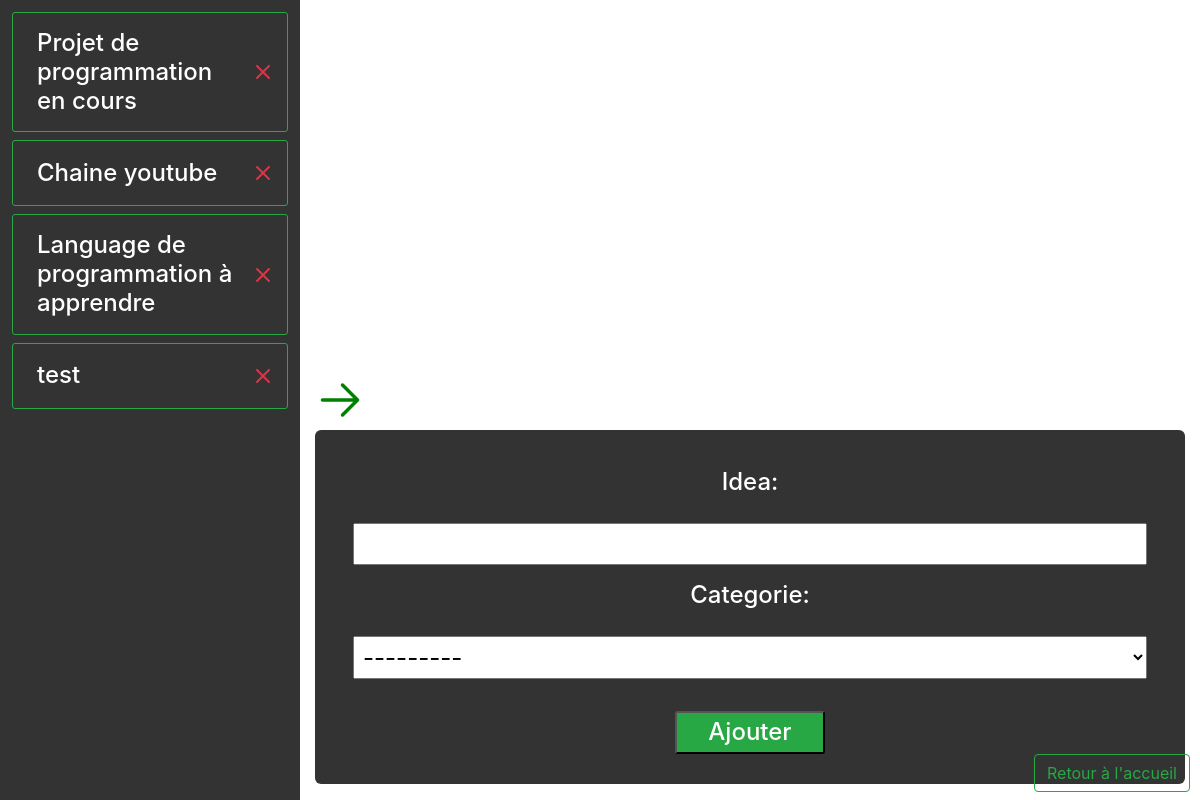
Screenshot of /gestionnaire/edit/269 with the database file from the repository.
### Le_gestionnaire_app/models.py (models this page shows)
class main_idea_model(models.Model):
    idea = models.CharField(max_length=50)
    date = models.DateTimeField(default=timezone.now)
    def __str__(self):
        return self.idea

### Le_gestionnaire_app/views.py (the view)
# urls.py: path("edit/<int:id>", views.main_ideaEdit_view, name="getionnaireEdit"),
def main_ideaEdit_view(request, id):
    main_ideas = main_idea_model.objects.all()
    main_idea = main_idea_model.objects.get(id=id)
    second_ideas = second_idea_model.objects.filter(categorie__idea=main_idea.idea)
    second_form = second_idea_form(request.POST)
    if second_form.is_valid():
        second_form.save()
    return render (request, 'Le_gestionnaire_app/Le_gestionnaire_second.html', {'main_ideas':main_ideas, 'main_idea':main_idea, 'second_ideas':second_ideas, 'second_form':second_form})

### Le_gestionnaire_app/forms.py
class second_idea_form(forms.ModelForm):
    class Meta:
        model = second_idea_model
        fields = ('idea','categorie',)

### Le_gestionnaire_app/templates/Le_gestionnaire_app/Le_gestionnaire_second.html (shortened to what this page needs)
<!doctype html>
<html lang="fr">
  <head>
    <link rel="stylesheet" href="https://stackpath.bootstrapcdn.com/bootstrap/4.5.2/css/bootstrap.min.css">
    {% load static %}
    <link rel="stylesheet" href="{% static 'Le_gestionnaire_app/Le_gestionnaireC.css'%}"/>
  </head>
  <body>
    <a class="retour mb-2" href="{% url 'getionnaire' %}"><button type="button" class="btn btn-outline-success">Retour à l'accueil</button></a>
    <div class="projetVie__fleche position-absolute" >
    </div>
    <div class="container-fluid ">
      <div class="row">
        <div class="col-3 w-100 p-2 blockMainIdea">
          <ul class="nav">
            {% for main_idea in main_ideas %}
              <li class="nav-item d-flex justify-content-between align-items-center w-100 m-1 p-2 border border-success      blockMainIdea__nav__item">
                <a class="nav-link h4 m-0 pr-0 text-white" href="{% url 'getionnaireEdit' main_idea.id %}">{{main_idea.idea}}</a>
                <a id="{{main_idea.id}}" class="nav-link d-flex justify-content-center align-items-center px-0      blockMainIdea__nav__item__buttonCroix" href="#">
                </a>
              </li>
            {% empty %}
            <a class="nav-link h3 text-white">Aucune idée</a>
            {% endfor %}
          </ul>
        </div>
        <div class="col-9 d-flex flex-column justify-content-between      containerCard__secondIdeaForm">
          <form action="{% url 'getionnaireEdit' main_idea.id %}" method="post" class="d-flex flex-column w-100 my-3">
            <a class="form__text h4 p-2">{{second_form.as_p}}</a>
            <input type="submit" value="Ajouter" class="form__buttonSubmit h4 bg-success text-white"/>
          </form>
        </div>
      </div>
      <div class="row">
        <div class="col-12 position-absolute w-100 h-100 projetVie__page flex-column d-flex justify-content-center align-items-center">
          <div class="projetVie__page__cardBlock d-flex flex-wrap justify-content-center align-items-center">
            <div class="card m-2 text-center" style="width: 18rem;">
              <div class="card-body">
                <svg width="5em" height="5em" viewBox="0 0 16 16" class="bi bi-person-fill" fill="green" xmlns="http://www.w3.org/2000/svg">
                  <path fill-rule="evenodd" d="M3 14s-1 0-1-1 1-4 6-4 6 3 6 4-1 1-1 1H3zm5-6a3 3 0 1 0 0-6 3 3 0 0 0 0 6z"/>
                </svg>
                <p class="card-text h2">Projet perso</p>
              </div>
            </div>
          </div>
        </div>
      </div>
    </div>
</body>
</html>

### Le_gestionnaire_app/static/Le_gestionnaire_app/Le_gestionnaireC.css (style rules this page uses)
body { background-image: url("https://cdn.pixabay.com/photo/2016/11/19/22/52/coding-1841550_960_720.jpg"); background-repeat: no-repeat; background-size: cover; width: 100%; height: 100vh; }
.retour { position: absolute; bottom: 0; right: 10px; z-index: 1; }
.nav-item { display: flex; }
a p { display: flex; flex-direction: column; text-align: center; color: #FFF; }
.projetVie__fleche { top: 50%; transform: translateY(-50%); left: 25%; cursor: pointer; z-index: 5; animation: projetVie__fleche 1s infinite; }
.projetVie__page { top: 0; left: -75%; background-color: transparent; transition: left 1s, background-color 1s; z-index: 4; }
.projetVie__page > svg { position: absolute; right: 10px; top:10px; fill: transparent; cursor: pointer; transition: fill 1s; }
.projetVie__page__cardBlock .card { background-color: transparent !important; color: transparent; border: 1px solid transparent; cursor: pointer; transition: color 1s, transform .3s, border 1s; }
.projetVie__page__cardBlock .card svg { fill: transparent; transition: fill 1s; }
.blockMainIdea { height: 100vh; overflow-y: scroll; background: rgba(0,0,0,.8); z-index: 5; }
.blockMainIdea__nav__item { border-radius: 3px; }
form { padding: 30px; background-color: rgba(0,0,0,.8); border-radius: 6px; position: relative; bottom: 0; margin: auto; }
.form__text p input { padding: 5px; margin-top: 18px; }
.form__text p select { padding: 5px; margin-top: 18px; }
.form__buttonSubmit { border-radius: 3px; padding: 5px; width: 150px; margin: auto; }
.containerCard__secondIdeaForm { height: 100vh; }

### rows the page displays
main_idea_model: idea "Projet de programmation en cours"
main_idea_model: idea "Chaine youtube"
main_idea_model: idea "Language de programmation à apprendre"
main_idea_model: idea "test"
